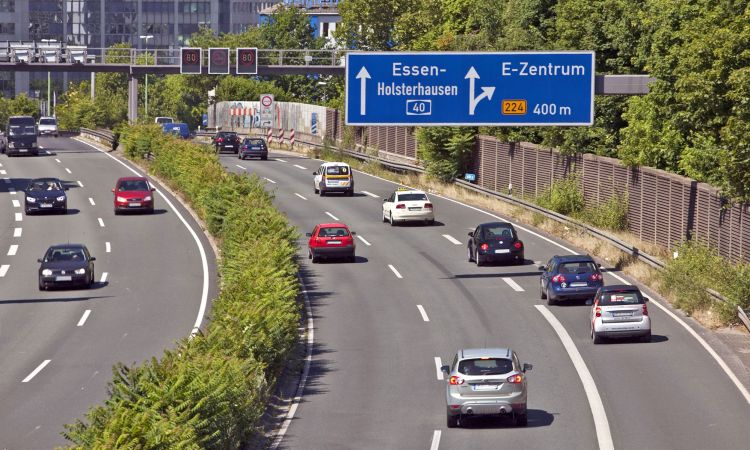
#> input picture lesson_4/data/autobahn.jpg, 750 x 450 px
$ python EdgeDetection.py
#> lines starting #> are read from the running program, lines starting #| are printed output that depends on the picture; after the words box and inside, x2 and y2 are one past the last pixel; in counts of white or black regions, pixels touching at a corner belong together; long printed decimals are rounded
# Edge Detetcion Edges indicat eobject outlines and play an important role in visual perception. Edge are based on
# local gradients of luminance and therefore have
#
# - magnitude
# - orientation
import cv2
import numpy as np
from matplotlib import pyplot as plt
plt.rcParams['figure.figsize'] = [15, 10]

img = cv2.imread('data/autobahn.jpg')
#> img is the input picture: shape (450, 750, 3); mean B, G, R 106.5, 117.1, 121.6
img = cv2.cvtColor(img, cv2.COLOR_BGR2RGB)
plt.imshow(img)

# Set up kernels
kernel_hor = np.array([[1, -1]])
kernel_ver = np.array([[1], [-1]])

# Prepare gray scale image
gray = cv2.cvtColor(img, cv2.COLOR_RGB2GRAY)
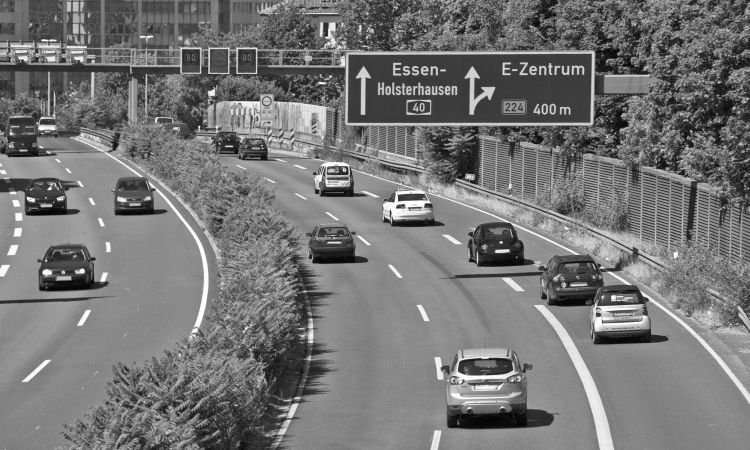
#> gray: shape (450, 750); min 0, max 255, mean 117.3
gray = gray/255

# Convolve discrete gradient kernels with the luminance channel
grad_hor = cv2.filter2D(gray, ddepth=-1, kernel=kernel_hor)
grad_ver = cv2.filter2D(gray, ddepth=-1, kernel=kernel_ver)

plt.subplot(121), plt.imshow(grad_hor, cmap='gray'), plt.title('Horizontal gradient')
plt.subplot(122), plt.imshow(grad_ver, cmap='gray'), plt.title('Vertical gradient')
plt.show()

# The problem with simple discrete gradients is that they are very sensitive to noise.
plt.subplot(121), plt.imshow(grad_hor[400:, 200:300], cmap='gray'), plt.title('Horizontal gradient')
plt.subplot(122), plt.imshow(grad_ver[400:, 200:300], cmap='gray'), plt.title('Vertical gradient')
plt.show()

# Averaging Filters
# Gradient filters can be convolved with averaging filters to get a less noisy gradient map.

# Set up gradient kernels
Gh = np.array([[1, -1]])
Gv = np.array([[1], [-1]])

# Set up averaging kernels
Ah = 0.5 * np.array([[1, 1]])
Av = 0.5 * np.array([[1], [1]])

# Build separable averaging gradient kernels
from scipy.signal import convolve2d
Hh = convolve2d(Gh, Av)
Hv = convolve2d(Gv, Ah)

print('Horizontal filter \n', Hh)
print(' ')
print('Vertical filter \n', Hv)

grad_avg_hor = cv2.filter2D(gray, ddepth=-1, kernel=Hh)
grad_avg_ver = cv2.filter2D(gray, ddepth=-1, kernel=Hv)

plt.subplot(121), plt.imshow(grad_avg_hor, cmap='gray'), plt.title('Horizontal gradient')
plt.subplot(122), plt.imshow(grad_avg_ver, cmap='gray'), plt.title('Vertical gradient')
plt.show()
block_hor = grad_hor[400:, 200:300]
block_avg_hor = grad_avg_hor[400:, 200:300]
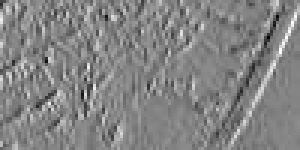
#> block_avg_hor: shape (50, 100) float64 (shown 3 times larger); min -0.355, max 0.325, mean -0.00191; drawn with min black and max white

vmin = max(np.min(block_hor), np.min(block_avg_hor))
#> vmin = -0.355
vmax = min(np.max(block_hor), np.max(block_avg_hor))
#> vmax = 0.325

plt.subplot(121), plt.imshow(block_hor, cmap='gray', vmin=vmin, vmax=vmax), plt.title('Gv')
plt.subplot(122), plt.imshow(block_avg_hor, cmap='gray', vmin=vmin, vmax=vmax), plt.title('Hv')
plt.show()

print(np.min(block_hor), np.max(block_hor))
#| -0.4039 0.4118
print(np.min(block_avg_hor), np.max(block_avg_hor))
#| -0.3549 0.3255
block_ver = grad_ver[400:, 200:300]
block_avg_ver = grad_avg_ver[400:, 200:300]
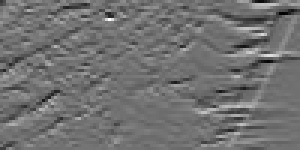
#> block_avg_ver: shape (50, 100) float64 (shown 3 times larger); min -0.445, max 0.559, mean 0.00169; drawn with min black and max white

vmin = max(np.min(block_ver), np.min(block_avg_ver))
#> vmin = -0.445
vmax = min(np.max(block_ver), np.max(block_avg_ver))
#> vmax = 0.559

plt.subplot(121), plt.imshow(block_ver, cmap='gray', vmin=vmin, vmax=vmax), plt.title('Gv')
plt.subplot(122), plt.imshow(block_avg_ver, cmap='gray', vmin=vmin, vmax=vmax), plt.title('Hv')
plt.show()

print(np.min(block_ver), np.max(block_ver))
#| -0.4784 0.5843
print(np.min(block_avg_ver), np.max(block_avg_ver))
#| -0.4451 0.5588

# Sobel Edge Detector
# Sober edge detector is a symmetric rgadient filter with weighted averaging. It is one of the most popular and effective gradient filters.

grad_x = cv2.Sobel(gray, ddepth=-1, dx=1, dy=0)
grad_y = cv2.Sobel(gray, ddepth=-1, dx=0, dy=1)
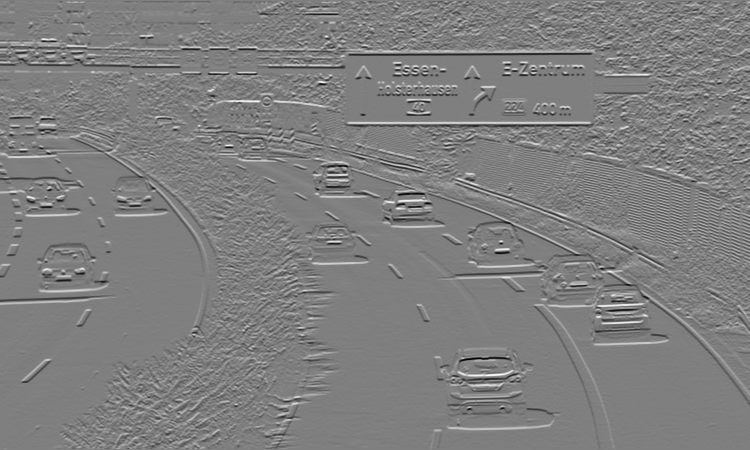
#> grad_y: shape (450, 750) float64; min -3.38, max 3.38, mean 0.00142; drawn with min black and max white

# Compute magnitude
sobel = np.sqrt(grad_x**2 + grad_y**2)
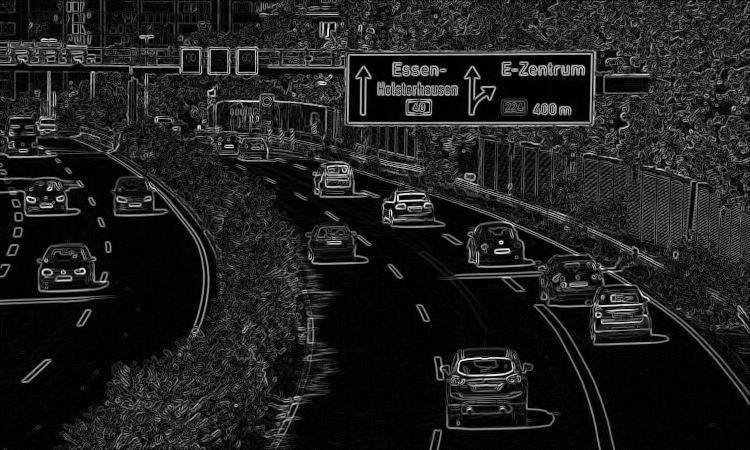
#> sobel: shape (450, 750) float64; min 0, max 3.4, mean 0.418; drawn with min black and max white
sobel = sobel/np.max(sobel)

plt.imshow(sobel)
plt.show()

# Canny Edge Detector
# Produces smooth edges by applying Gaussian prefiltering. It also applies double thresholding via hystheresis. The edges are thinned using non-maximum-suppresion.

# OpenCV implementation of Canny only accepts uint8 images
gray = cv2.cvtColor(img, cv2.COLOR_RGB2GRAY)

edges = cv2.Canny(gray, threshold1=100, threshold2=550)
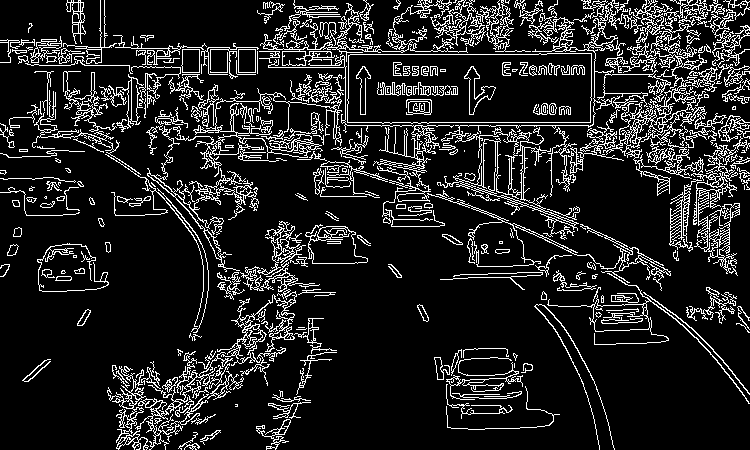
#> edges: shape (450, 750); 13.3% white in thin lines or dots
plt.imshow(edges, cmap='gray')
# You can see the NMS edge thinning workig in the following comparison.

plt.subplot(121), plt.imshow(edges[300:, 400:600], cmap='gray'), plt.title('Canny')
plt.subplot(122), plt.imshow(sobel[300:, 400:600] > 0.3, cmap='gray'), plt.title('Sobel')
plt.show()
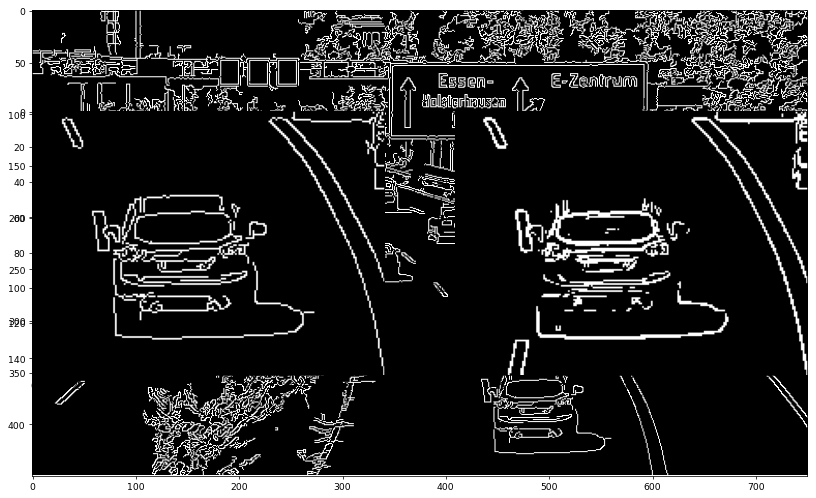
#> figure drawn by matplotlib, 3 panels

$ run again, with lesson_4/data/dashcam.jpg copied over lesson_4/data/autobahn.jpg
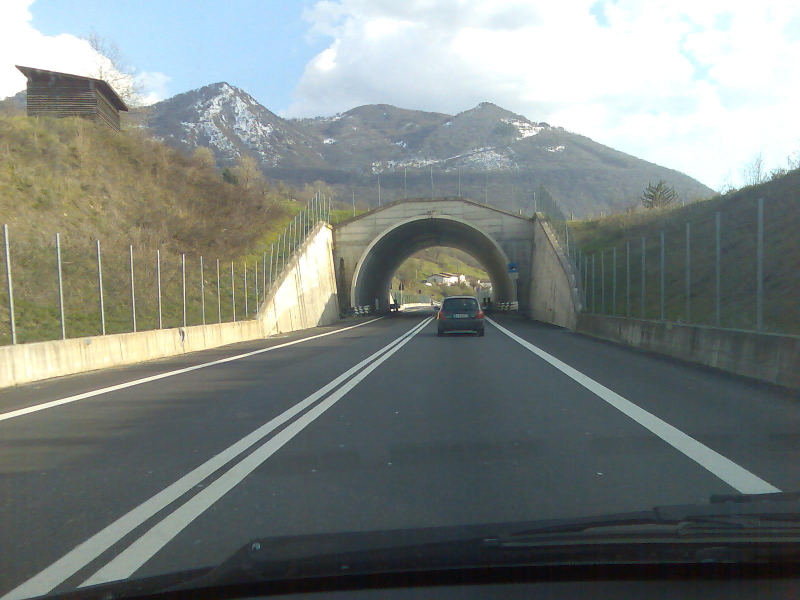
#> input picture lesson_4/data/dashcam.jpg, 1600 x 1200 px (shown at 1/2 size)
#> img is the input picture: shape (1200, 1600, 3); mean B, G, R 127.8, 131.2, 124.1
#> `vmin = max(np.min(block_hor), np.min(block_avg_hor))`: vmin = -0.492
#> `vmax = min(np.max(block_hor), np.max(block_avg_hor))`: vmax = 0.447
#| -0.498 0.451
#| -0.4922 0.4471
#> `block_ver = grad_ver[400:, 200:300]`:
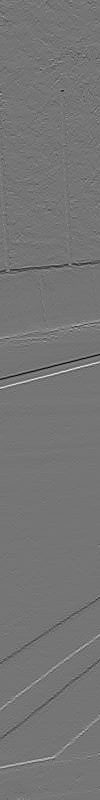
#> block_ver: shape (800, 100) float64; min -0.498, max 0.584, mean 0.000555; drawn with min black and max white
#> `vmin = max(np.min(block_ver), np.min(block_avg_ver))`: vmin = -0.476
#> `vmax = min(np.max(block_ver), np.max(block_avg_ver))`: vmax = 0.533
#| -0.498 0.5843
#| -0.4765 0.5333
#> edges: shape (1200, 1600); 1.3% white in thin lines or dots, all inside (x1, y1, x2, y2) = (0, 130, 1600, 1200)
#> `plt.show()`:
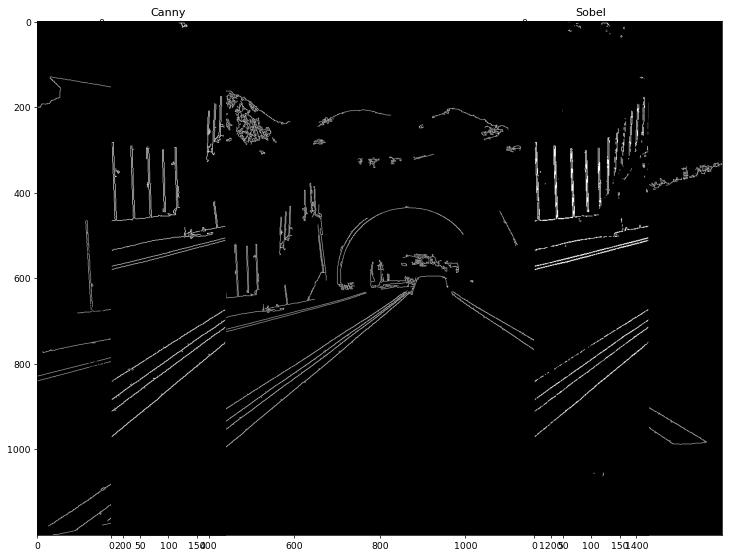
#> figure drawn by matplotlib, 3 panels
